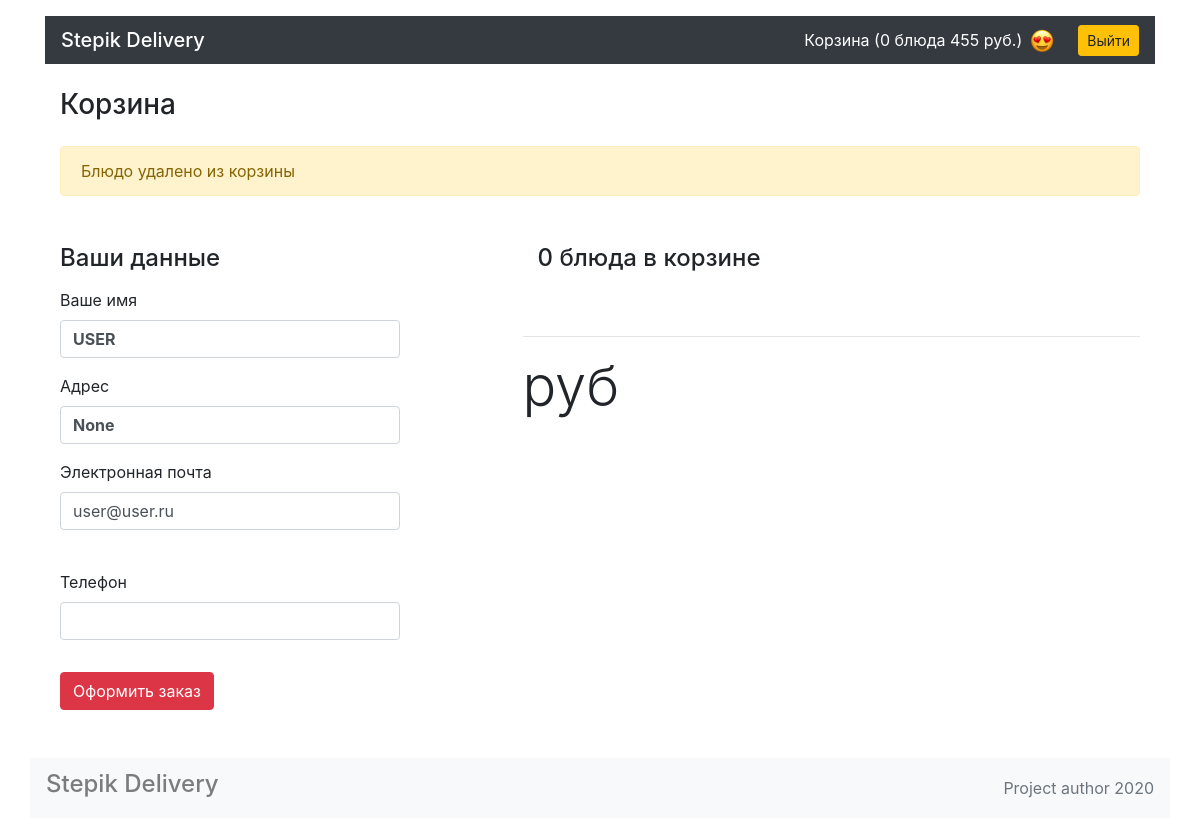
Page /cart/ (signed in) on the committed database.
### app.py (models this page shows, shortened)
class User(db.Model):
    __tablename__ = 'user'
    id = db.Column(db.Integer, primary_key=True)
    name = db.Column(db.String)
    email = db.Column(db.String)
    password_hash = db.Column(db.String(128), nullable=False)
    address = db.Column(db.String)
    orders = db.Column(db.Integer, db.ForeignKey('order.id'))
    @property
    def password(self):
        raise AttributeError("Вам не нужно знать пароль!")

### app.py (the view, shortened to what this page needs)
@app.route('/cart/', methods=['GET', 'POST'])
def render_cart():
    if request.method == 'GET':
        if 'cart' in session:
            cart = json.loads(session['cart'])
        else:
            cart = {}
        if 'user_id' in session:
            user_id = session['user_id']
        else:
            user_id = False
        user = User.query.filter(User.id == user_id).first()
        output = render_template('cart.html',
                                 meals=db.session.query(Meal),
                                 cart=cart,
                                 user_id=user_id,
                                 user=user)
        return output

### templates/cart.html (shortened to what this page needs)
{% extends 'base.html' %}
{% block container %}
  <main class="container">
    <h1 class="h3 my-4">Корзина</h1>
    <div class="alert alert-warning" role="alert">Блюдо удалено из корзины</div>
    <div class="row mt-5">
       <div class="col-4">
          <form action="/cart/" method="POST">
              <h4 class="">Ваши данные</h4>
              <div class=" md-4 order-md-1">
                <div class="mt-3 mb-3">
                  <label for="name">Ваше имя</label>
                  <input type="text" class="font-weight-bold form-control" id="inputName" value="{{user.name}}">
                </div>
              </div>
              <div class=" md-4 order-md-1">
                <div class="mt-3 mb-3">
                  <label for="name">Адрес</label>
                  <input type="text" class="font-weight-bold form-control" id="inputAddress" value="{{user.address}}">
                </div>
              </div>
              <div class="md-4 form-label-group">
                <label for="name">Электронная почта</label>
                <input type="email" id="inputEmail" class="form-control" required autofocus value="{{user.email}}">
              </div>
              <div class=" md-4 order-md-1">
                <div class="mt-3 mb-3">
                  <label for="name">Телефон</label>
                  <input type="text" class="font-weight-bold form-control" id="inputPhone" value="{{user.phone}}">
                </div>
              </div>
              <button type="submit" class=" mt-3 mb-5 btn btn-danger">Оформить заказ</button>
          </form>
        </div>
      <div class="col-1"></div>
      <div class="col-7">
        <h4 class="mb-3 col-7 mb-5">{{ cart|length }} блюда в корзине</h4>
        <hr>
        <p class="display-4 my-2 "> руб</p>
      </div>
    </div>
  </main>
{% endblock %}

### templates/base.html (style rules this page uses)
html { position: relative; min-height: 100%; }
body { margin-bottom: 60px; }

### rows in the picture
User: name "USER", address "None", email "user@user.ru"

### other values in the picture
{{ cart|length }} "0"
